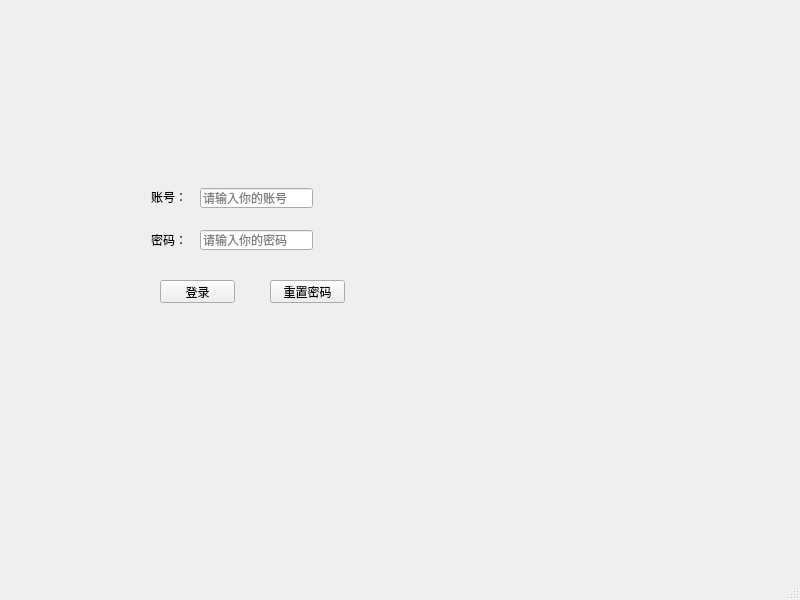
<?xml version="1.0" encoding="UTF-8"?>
<ui version="4.0">
 <class>MainWindow</class>
 <widget class="QMainWindow" name="MainWindow">
  <property name="geometry">
   <rect>
    <x>0</x>
    <y>0</y>
    <width>800</width>
    <height>600</height>
   </rect>
  </property>
  <property name="windowTitle">
   <string>工资系统登录</string>
  </property>
  <widget class="QWidget" name="centralwidget">
   <widget class="QLabel" name="label_1">
    <property name="geometry">
     <rect>
      <x>151</x>
      <y>191</y>
      <width>54</width>
      <height>12</height>
     </rect>
    </property>
    <property name="text">
     <string>账号：</string>
    </property>
    <property name="textFormat">
     <enum>Qt::AutoText</enum>
    </property>
   </widget>
   <widget class="QLabel" name="label_2">
    <property name="geometry">
     <rect>
      <x>151</x>
      <y>234</y>
      <width>54</width>
      <height>12</height>
     </rect>
    </property>
    <property name="text">
     <string>密码：</string>
    </property>
   </widget>
   <widget class="QLineEdit" name="lineEdit_1">
    <property name="geometry">
     <rect>
      <x>200</x>
      <y>188</y>
      <width>113</width>
      <height>20</height>
     </rect>
    </property>
    <property name="inputMask">
     <string/>
    </property>
    <property name="placeholderText">
     <string>请输入你的账号</string>
    </property>
   </widget>
   <widget class="QLineEdit" name="lineEdit_2">
    <property name="geometry">
     <rect>
      <x>200</x>
      <y>230</y>
      <width>113</width>
      <height>20</height>
     </rect>
    </property>
    <property name="placeholderText">
     <string>请输入你的密码</string>
    </property>
   </widget>
   <widget class="QPushButton" name="loginButton">
    <property name="geometry">
     <rect>
      <x>160</x>
      <y>280</y>
      <width>75</width>
      <height>23</height>
     </rect>
    </property>
    <property name="text">
     <string>登录</string>
    </property>
    <property name="shortcut">
     <string>Return</string>
    </property>
   </widget>
   <widget class="QPushButton" name="changePasswordButton">
    <property name="geometry">
     <rect>
      <x>270</x>
      <y>280</y>
      <width>75</width>
      <height>23</height>
     </rect>
    </property>
    <property name="text">
     <string>重置密码</string>
    </property>
   </widget>
  </widget>
  <widget class="QMenuBar" name="menubar">
   <property name="geometry">
    <rect>
     <x>0</x>
     <y>0</y>
     <width>800</width>
     <height>23</height>
    </rect>
   </property>
  </widget>
  <widget class="QStatusBar" name="statusbar"/>
 </widget>
 <resources/>
 <connections/>
</ui>
